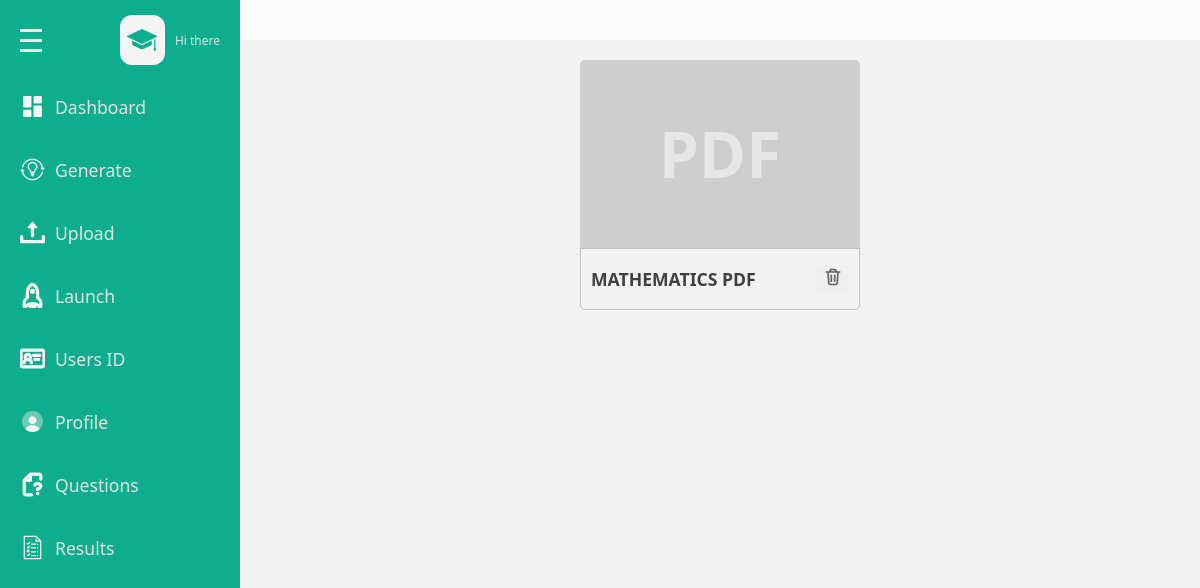
Before: /admins/question with the older database file.
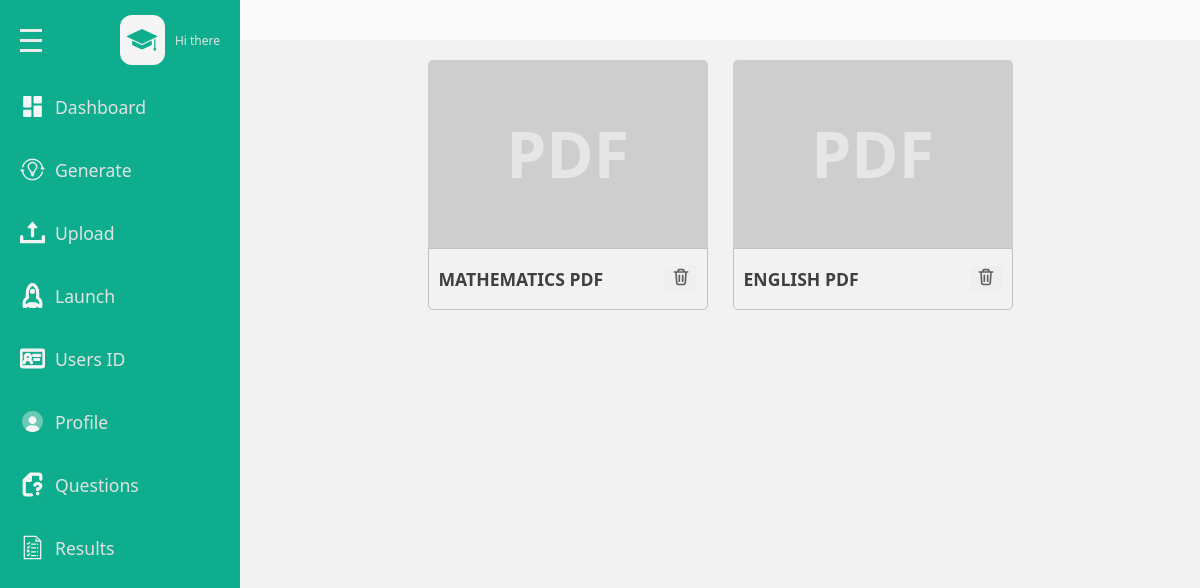
After: the same page with the newer database file.
### base/models.py (models this page shows, shortened)
class Subject(models.Model):
    name = models.CharField(max_length=255, unique=True, null=True)

### admins/views.py (the view)
# urls.py: path('question',views.question,name='question'),
def question(request):
    subject  = Subject.objects.all()[:10]
    context ={
        'subject':subject
    }
    return render (request, 'admins/question.html',context)

### base/templates/admins/question.html (shortened to what the changed rows need)
{% load static %}
<!DOCTYPE html>
<html lang="en">
<head>
    <link rel = "stylesheet" href = "{% static 'css/style.css' %}"/>
</head>
<body>
    <div class = "page">
        <div class = "wrapper">
                                <!DOCTYPE svg PUBLIC "-//W3C//DTD SVG 1.1//EN" "http://www.w3.org/Graphics/SVG/1.1/DTD/svg11.dtd">
                                <!DOCTYPE svg PUBLIC "-//W3C//DTD SVG 1.1//EN" "http://www.w3.org/Graphics/SVG/1.1/DTD/svg11.dtd">
                                <!DOCTYPE svg PUBLIC "-//W3C//DTD SVG 1.1//EN" "http://www.w3.org/Graphics/SVG/1.1/DTD/svg11.dtd">
                                <!DOCTYPE svg PUBLIC "-//W3C//DTD SVG 1.1//EN" "http://www.w3.org/Graphics/SVG/1.1/DTD/svg11.dtd">
                                <!DOCTYPE svg PUBLIC "-//W3C//DTD SVG 1.1//EN" "http://www.w3.org/Graphics/SVG/1.1/DTD/svg11.dtd">
                                <!DOCTYPE svg PUBLIC "-//W3C//DTD SVG 1.1//EN" "http://www.w3.org/Graphics/SVG/1.1/DTD/svg11.dtd">
                                <!DOCTYPE svg PUBLIC "-//W3C//DTD SVG 1.1//EN" "http://www.w3.org/Graphics/SVG/1.1/DTD/svg11.dtd">
                                <!DOCTYPE svg PUBLIC "-//W3C//DTD SVG 1.1//EN" "http://www.w3.org/Graphics/SVG/1.1/DTD/svg11.dtd">
                                <!DOCTYPE svg PUBLIC "-//W3C//DTD SVG 1.1//EN" "http://www.w3.org/Graphics/SVG/1.1/DTD/svg11.dtd">
            <div class = "main-content">
                <div class = "question-pdf-box-wrapper flex-wrap">
                    {% if subject %}
                    {%  for subject in subject  %}
                    <div class = "question-pdf-box">
                        <div class = "pdf-graphics flex-center">
                            <span>PDF</span>
                        </div>
                                <div class="question-pdf-details flex">
                                    <h3 class ="question-pdf-name">{{subject.name|upper}} PDF</h3>
                                    <button data-link = "{% url 'admins:delete' subject.pk %}" class = "delete-btn">
                                    </button>
                                </div>
                            </div>
                        {% endfor %}
                    {%else%}
                            <h2 class ="empty-head">No Pdf Yet Please Upload</h2>
                    {% endif %}
                </div>
            </div>
        </div>
    </div>
</body>
</html>

Changed rows visible on the page:
added Subject: name "ENGLISH"
